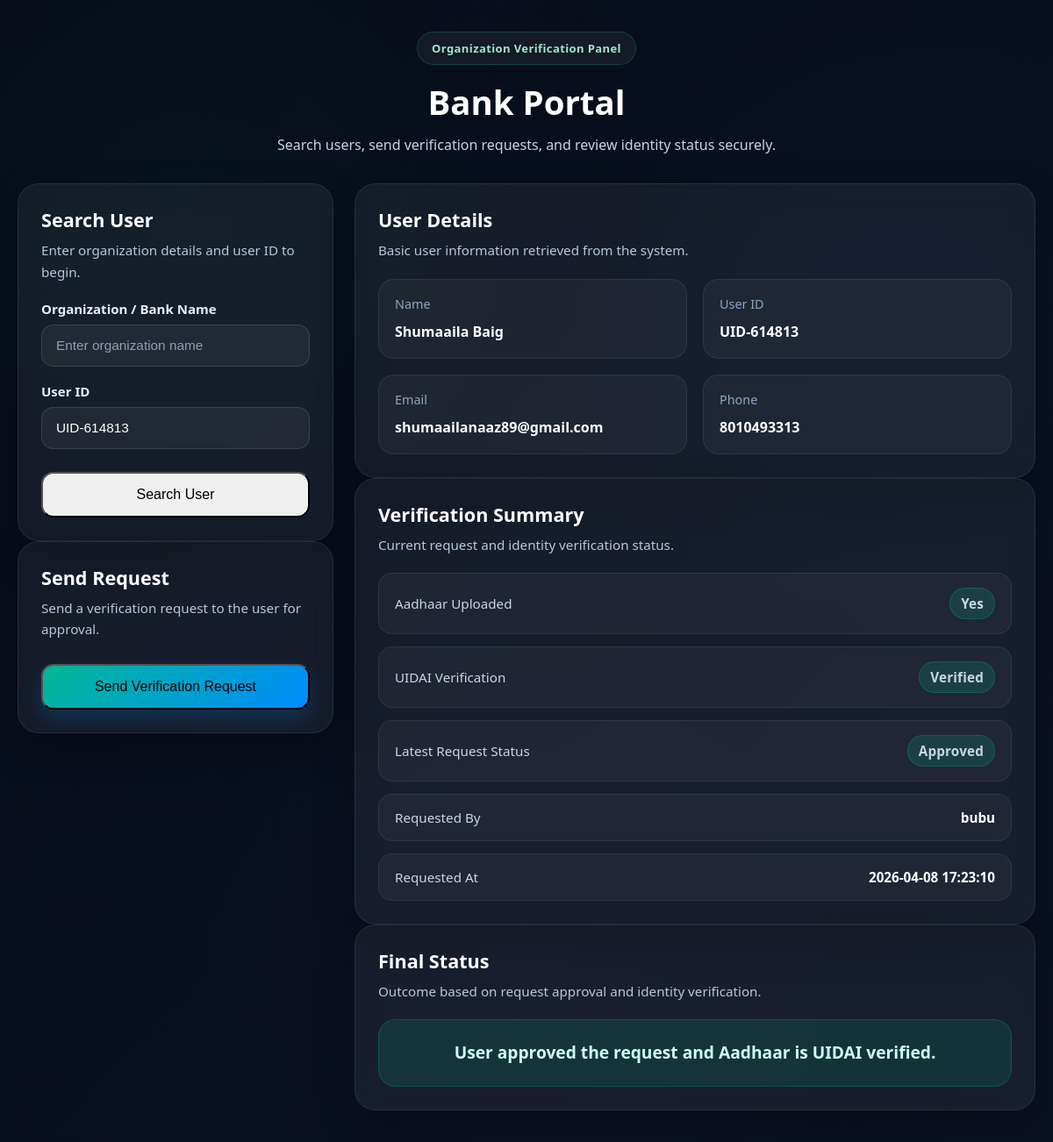
Page /bank?user_id=UID-614813 on the committed database.
### tables this page shows
CREATE TABLE users (
    id INTEGER PRIMARY KEY AUTOINCREMENT,
    first_name TEXT NOT NULL,
    last_name TEXT NOT NULL,
    email TEXT NOT NULL UNIQUE,
    phone TEXT NOT NULL,
    password TEXT NOT NULL,
    user_id TEXT NOT NULL UNIQUE,
    otp TEXT,
    otp_verified INTEGER DEFAULT 0
);

CREATE TABLE bank_requests (
    id INTEGER PRIMARY KEY AUTOINCREMENT,
    bank_name TEXT,
    target_user_id TEXT,
    status TEXT DEFAULT 'Pending',
    request_time TIMESTAMP DEFAULT CURRENT_TIMESTAMP,
    preview_used INTEGER DEFAULT 0
);

### routes/bank_routes.py (the view, shortened to what this page needs)
@bank_bp.route("/bank", methods=["GET", "POST"])
def bank_portal():
    user = None
    latest_request = None
    aadhaar_record = None
    identity_verified = False
    verification_message = None
    searched_user_id = ""
    bank_name = ""
    searched_user_id = request.args.get("user_id", "")
    bank_name = request.args.get("bank_name", "")
    if searched_user_id:
        conn = get_db_connection()
        user = conn.execute(
            "SELECT * FROM users WHERE user_id = ?",
            (searched_user_id,)
        ).fetchone()
        aadhaar_record = conn.execute(
            "SELECT * FROM aadhaar_records WHERE user_id = ? ORDER BY id DESC LIMIT 1",
            (searched_user_id,)
        ).fetchone()
        if bank_name:
            latest_request = conn.execute(
                """
                SELECT * FROM bank_requests
                WHERE target_user_id = ? AND bank_name = ?
                ORDER BY id DESC LIMIT 1
                """,
                (searched_user_id, bank_name)
            ).fetchone()
        else:
            latest_request = conn.execute(
                """
                SELECT * FROM bank_requests
                WHERE target_user_id = ?
                ORDER BY id DESC LIMIT 1
                """,
                (searched_user_id,)
            ).fetchone()
        if latest_request:
            if latest_request["status"] == "Approved":
                if aadhaar_record and aadhaar_record["uidai_verified"] == 1:
                    identity_verified = True
                    verification_message = "User approved the request and Aadhaar is UIDAI verified."
                elif aadhaar_record and aadhaar_record["uidai_verified"] == 0:
                    verification_message = "Request approved, but Aadhaar is not UIDAI verified."
                else:
                    verification_message = "Request approved, but Aadhaar record is not available."
            elif latest_request["status"] == "Rejected":
                verification_message = "Request was rejected by the user."
            elif latest_request["status"] == "Pending":
                verification_message = "Request sent. Waiting for user approval."
        conn.close()
    return render_template(
        "bank_portal.html",
        user=user,
        latest_request=latest_request,
        aadhaar_record=aadhaar_record,
        identity_verified=identity_verified,
        verification_message=verification_message,
        searched_user_id=searched_user_id,
        bank_name=bank_name
    )

### utils/db_utils.py (called while the page is built)
def get_db_connection():
    conn = sqlite3.connect(DATABASE)
    conn.row_factory = sqlite3.Row
    return conn

### templates/bank_portal.html (shortened to what this page needs)
{% extends "base.html" %}
{% block content %}
<div class="bank-dashboard-shell">
    <div class="bank-bg"></div>
    <div class="bank-overlay"></div>
    <div class="bank-dashboard-container">
        <div class="bank-dashboard-header">
            <div class="bank-header-badge">Organization Verification Panel</div>
            <h1>Bank Portal</h1>
            <p>Search users, send verification requests, and review identity status securely.</p>
        </div>
        <div class="bank-dashboard-grid">
            <div class="bank-left-column">
                <div class="bank-panel-card">
                    <div class="bank-card-head">
                        <h2>Search User</h2>
                        <p>Enter organization details and user ID to begin.</p>
                    </div>
                    <form method="POST" action="/bank" class="bank-form">
                        <div class="input-group">
                            <label>Organization / Bank Name</label>
                            <input
                                type="text"
                                name="bank_name"
                                placeholder="Enter organization name"
                                value="{{ bank_name if bank_name else '' }}"
                                required
                            >
                        </div>
                        <div class="input-group">
                            <label>User ID</label>
                            <input
                                type="text"
                                name="target_user_id"
                                placeholder="Enter User ID"
                                value="{{ searched_user_id if searched_user_id else '' }}"
                                required
                            >
                        </div>
                        <button type="submit" class="primary-btn full-btn">Search User</button>
                    </form>
                </div>
                {% if user %}
                <div class="bank-panel-card">
                    <div class="bank-card-head">
                        <h2>Send Request</h2>
                        <p>Send a verification request to the user for approval.</p>
                    </div>
                    <form method="POST" action="/bank" class="bank-form">
                        <button type="submit" class="primary-btn accent-btn full-btn">
                            Send Verification Request
                        </button>
                    </form>
                </div>
                {% endif %}
            </div>
            <div class="bank-right-column">
                {% if user %}
                <div class="bank-panel-card">
                    <div class="bank-card-head">
                        <h2>User Details</h2>
                        <p>Basic user information retrieved from the system.</p>
                    </div>
                    <div class="bank-info-grid">
                        <div class="bank-info-box">
                            <span>Name</span>
                            <strong>{{ user["first_name"] }} {{ user["last_name"] }}</strong>
                        </div>
                        <div class="bank-info-box">
                            <span>User ID</span>
                            <strong>{{ user["user_id"] }}</strong>
                        </div>
                        <div class="bank-info-box">
                            <span>Email</span>
                            <strong>{{ user["email"] }}</strong>
                        </div>
                        <div class="bank-info-box">
                            <span>Phone</span>
                            <strong>{{ user["phone"] }}</strong>
                        </div>
                    </div>
                </div>
                <div class="bank-panel-card">
                    <div class="bank-card-head">
                        <h2>Verification Summary</h2>
                        <p>Current request and identity verification status.</p>
                    </div>
                    <div class="bank-status-list">
                        <div class="bank-status-row">
                            <span>Aadhaar Uploaded</span>
                            <strong>
                                {% if aadhaar_record %}
                                    <span class="status-pill success-pill">Yes</span>
                                {% else %}
                                    <span class="status-pill pending-pill">No</span>
                                {% endif %}
                            </strong>
                        </div>
                        <div class="bank-status-row">
                            <span>UIDAI Verification</span>
                            <strong>
                                {% if aadhaar_record and aadhaar_record["uidai_verified"] == 1 %}
                                    <span class="status-pill success-pill">Verified</span>
                                {% elif aadhaar_record %}
                                    <span class="status-pill danger-pill">Not Verified</span>
                                {% else %}
                                    <span class="status-pill neutral-pill">Not Available</span>
                                {% endif %}
                            </strong>
                        </div>
                        <div class="bank-status-row">
                            <span>Latest Request Status</span>
                            <strong>
                                {% if latest_request %}
                                    {% if latest_request["status"] == "Approved" %}
                                        <span class="status-pill success-pill">{{ latest_request["status"] }}</span>
                                    {% elif latest_request["status"] == "Rejected" %}
                                        <span class="status-pill danger-pill">{{ latest_request["status"] }}</span>
                                    {% else %}
                                        <span class="status-pill pending-pill">{{ latest_request["status"] }}</span>
                                    {% endif %}
                                {% else %}
                                    <span class="status-pill neutral-pill">No Request Sent</span>
                                {% endif %}
                            </strong>
                        </div>
                        <div class="bank-status-row">
                            <span>Requested By</span>
                            <strong>
                                {% if latest_request %}
                                    {{ latest_request["bank_name"] }}
                                {% else %}
                                    {{ bank_name if bank_name else 'Not Available' }}
                                {% endif %}
                            </strong>
                        </div>
                        <div class="bank-status-row">
                            <span>Requested At</span>
                            <strong>
                                {% if latest_request %}
                                    {{ latest_request["request_time"] }}
                                {% else %}
                                    Not Requested Yet
                                {% endif %}
                            </strong>
                        </div>
                    </div>
                </div>
                {% if verification_message %}
                <div class="bank-panel-card">
                    <div class="bank-card-head">
                        <h2>Final Status</h2>
                        <p>Outcome based on request approval and identity verification.</p>
                    </div>
                    <div class="bank-final-status {% if identity_verified %}verified-status{% else %}pending-status{% endif %}">
                        <h3>{{ verification_message }}</h3>
                    </div>
                </div>
                {% endif %}
                {% else %}
                <div class="bank-empty-card">
                    <div class="bank-empty-icon">B</div>
                    <h2>Bank Verification Dashboard</h2>
                    <p>Enter the organization name and user ID to search for a user and begin the verification workflow.</p>
                </div>
                {% endif %}
            </div>
        </div>
    </div>
</div>
{% endblock %}

### templates/base.html (shortened to what this page needs)
<!DOCTYPE html>
<html lang="en">
<head>
    <link rel="stylesheet" href="{{ url_for('static', filename='css/style.css') }}">
</head>
<body>
    <div class="app-container">
        {% block content %}{% endblock %}
    </div>
</body>
</html>

### static/css/style.css (style rules this page uses)
* { margin: 0; padding: 0; box-sizing: border-box; }
body { font-family: "Segoe UI", Tahoma, Geneva, Verdana, sans-serif; background: #0a0f1c; color: #ffffff; }
.full-btn { width: 100%; margin-top: 8px; padding: 15px 18px; font-size: 1rem; border-radius: 14px; }
.bank-dashboard-shell { position: relative; min-height: 100vh; overflow: hidden; background: linear-gradient(135deg, #081120 0%, #0d1628 45%, #111c34 100%); padding: 36px 20px; }
.bank-bg { position: absolute; inset: 0; background: radial-gradient(circle at 18% 20%, rgba(0, 255, 170, 0.08), transparent 25%), radial-gradient(circle at 85% 28%, rgba(0, 140, 255, 0.12), transparent 25%), radial-gradient(circle at 50% 85%, rgba(137, 92, 255, 0.08), transparent 30%); z-index: 1; }
.bank-overlay { position: absolute; inset: 0; background: linear-gradient( to bottom right, rgba(5, 10, 20, 0.65), rgba(8, 14, 28, 0.82) ); z-index: 2; }
.bank-dashboard-container { position: relative; z-index: 3; max-width: 1300px; margin: 0 auto; }
.bank-dashboard-header { text-align: center; margin-bottom: 30px; }
.bank-header-badge { display: inline-block; padding: 9px 16px; margin-bottom: 16px; border-radius: 999px; background: rgba(255, 255, 255, 0.05); border: 1px solid rgba(0, 255, 170, 0.18); color: #9fe7c4; font-size: 13px; font-weight: 600; letter-spacing: 0.4px; }
.bank-dashboard-header h1 { font-size: 2.4rem; font-weight: 800; color: #ffffff; margin-bottom: 10px; }
.bank-dashboard-header p { color: #c7d3e6; font-size: 1rem; line-height: 1.7; max-width: 760px; margin: 0 auto; }
.bank-dashboard-grid { display: grid; grid-template-columns: 360px 1fr; gap: 24px; align-items: start; }
.bank-panel-card, .bank-empty-card { background: rgba(255, 255, 255, 0.06); border: 1px solid rgba(255, 255, 255, 0.08); border-radius: 24px; padding: 26px; box-shadow: 0 18px 44px rgba(0, 0, 0, 0.25); backdrop-filter: blur(16px); }
.bank-card-head { margin-bottom: 20px; }
.bank-card-head h2 { color: #ffffff; font-size: 1.35rem; margin-bottom: 8px; font-weight: 700; }
.bank-card-head p { color: #b8c7dc; font-size: 0.95rem; line-height: 1.6; }
.bank-form .input-group { margin-bottom: 18px; }
.bank-form .input-group label { display: block; margin-bottom: 8px; color: #e6eefb; font-weight: 600; font-size: 0.94rem; }
.bank-form .input-group input { width: 100%; padding: 14px 16px; border-radius: 14px; border: 1px solid rgba(255, 255, 255, 0.12); background: rgba(255, 255, 255, 0.05); color: #ffffff; font-size: 0.96rem; outline: none; transition: all 0.3s ease; box-sizing: border-box; }
.bank-form .input-group input::placeholder { color: #8fa0b7; }
.bank-info-grid { display: grid; grid-template-columns: repeat(2, minmax(220px, 1fr)); gap: 18px; }
.bank-info-box { background: rgba(255, 255, 255, 0.04); border: 1px solid rgba(255, 255, 255, 0.08); border-radius: 18px; padding: 18px; }
.bank-info-box span { display: block; color: #8fa7c6; font-size: 0.9rem; margin-bottom: 10px; }
.bank-info-box strong { color: #ffffff; font-size: 1rem; line-height: 1.5; word-break: break-word; }
.bank-status-list { display: flex; flex-direction: column; gap: 14px; }
.bank-status-row { display: flex; justify-content: space-between; align-items: center; gap: 16px; padding: 16px 18px; border-radius: 16px; background: rgba(255, 255, 255, 0.04); border: 1px solid rgba(255, 255, 255, 0.08); }
.bank-status-row span { color: #c9d5e7; font-size: 0.95rem; }
.bank-status-row strong { color: #ffffff; font-size: 0.95rem; text-align: right; word-break: break-word; }
.status-pill { display: inline-block; padding: 7px 12px; border-radius: 999px; font-size: 0.82rem; font-weight: 700; letter-spacing: 0.2px; }
.success-pill { background: rgba(0, 200, 150, 0.16); color: #9ff0cf; border: 1px solid rgba(0, 200, 150, 0.24); }
.bank-final-status { padding: 22px; border-radius: 20px; text-align: center; }
.bank-final-status h3 { margin: 0; font-size: 1.2rem; line-height: 1.6; }
.verified-status { background: rgba(0, 200, 150, 0.12); border: 1px solid rgba(0, 200, 150, 0.22); color: #cffff0; }
.bank-dashboard-shell .full-btn { width: 100%; }
.bank-dashboard-shell .accent-btn { background: linear-gradient(135deg, #00b894, #008cff); box-shadow: 0 10px 25px rgba(0, 140, 255, 0.22); }

### rows in the picture
users: first_name "Shumaaila", last_name "Baig", user_id "UID-614813", email "shumaailanaaz89@gmail.com", phone "8010493313"
bank_requests: status "Approved", bank_name "bubu", request_time "2026-04-08 17:23:10"

### other values in the picture
{{ verification_message }} "User approved the request and Aadhaar is UIDAI verified."
